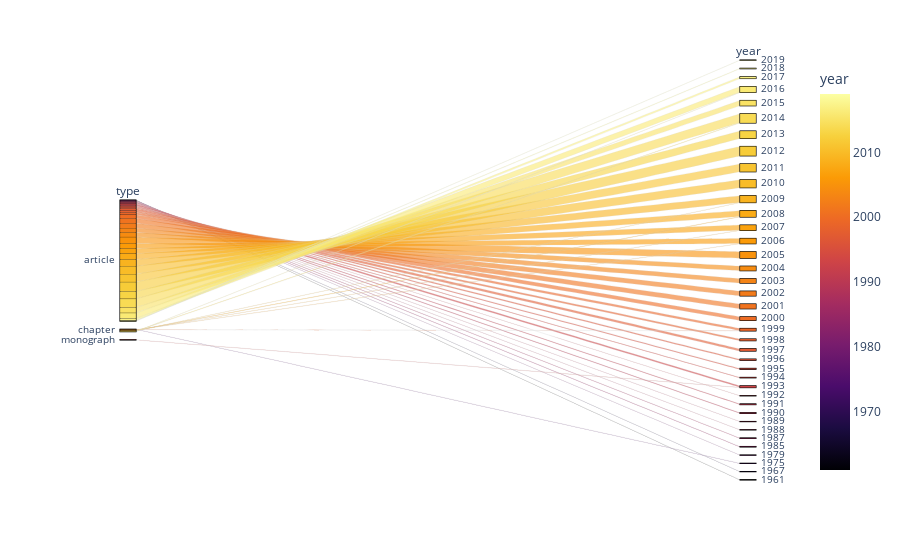

The notebook cell saved with this chart:
### Markdown cell above
### Parallel categories: if a category has too many values it simply isn't displayed

### Code cell
px.parallel_categories(df[['journal.title', 'type', 'year']], 
                       color="year", 
                       color_continuous_scale=px.colors.sequential.Inferno)

### Figure 1 — Plotly figure (JSON) as saved in the notebook; plotly's stock layout.template omitted (floating-point values rounded to 4 significant figures; data arrays with more than 128 entries replaced by an {"elided": "..."} marker saying what was removed)
{"data": [{"dimensions": [{"label": "type", "values": {"elided": "485 str values"}}, {"label": "year", "values": {"elided": "485 int values"}}], "domain": {"x": [0, 1], "y": [0, 1]}, "line": {"color": {"elided": "485 int values"}, "coloraxis": "coloraxis"}, "name": "", "type": "parcats"}], "layout": {"autosize": true, "coloraxis": {"colorbar": {"title": {"text": "year"}}, "colorscale": [[0, "#000004"], [0.1111, "#1b0c41"], [0.2222, "#4a0c6b"], [0.3333, "#781c6d"], [0.4444, "#a52c60"], [0.5556, "#cf4446"], [0.6667, "#ed6925"], [0.7778, "#fb9b06"], [0.8889, "#f7d13d"], [1, "#fcffa4"]]}, "legend": {"tracegroupgap": 0}, "margin": {"t": 60}}}
